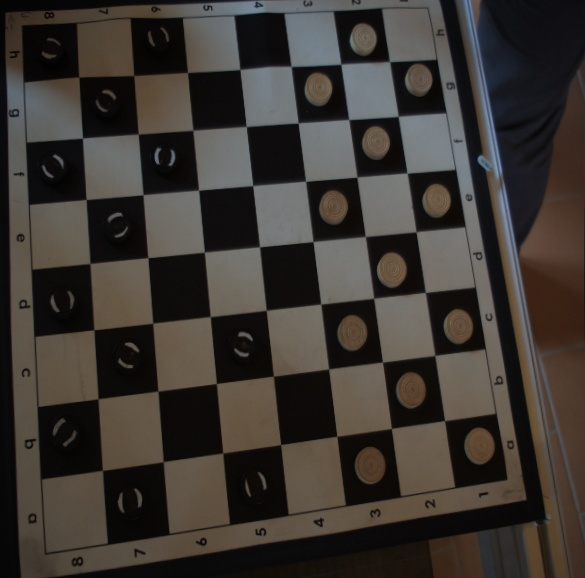
#> input picture checkers_game/test/fixtures/board_sample.jpg, 585 x 578 px
$ python -i board_geometry.py   (imports and definitions only)
#> lines starting #> are read from the running program, lines starting #| are printed output that depends on the picture; after the words box and inside, x2 and y2 are one past the last pixel; in counts of white or black regions, pixels touching at a corner belong together
"""Pure, hardware-free board-corner detection.

Only OpenCV + numpy - no camera SDK, no GUI - so it can be tested on a
machine with no camera attached (see test/test_board_geometry.py).

Algorithm (finds the outline of the 8x8 squares, not the board's outer edge):
  1. Detect square candidates: adaptive/Otsu thresholds in both polarities,
     slightly eroded so diagonally-touching squares separate, keep convex
     quadrilaterals.
  2. Fit a perspective lattice (homography image -> cell coordinates) to
     those candidates with RANSAC-style seeding and region growing. Junk
     candidates (pieces, letters, background) simply don't fit the lattice.
  3. Refine on the checkerboard's X-junctions (where 4 squares meet) with
     sub-pixel accuracy. X-junctions only exist *inside* the board - where
     the squares meet the frame it's a T-junction - so they pin down the
     board extent without ever latching onto the frame's outer lines.
  4. Pick the 8x8 cell window whose 7x7 internal points match the found
     junctions, backed by a per-cell light/dark alternation check, and
     extrapolate the 4 outer corners from a homography fit to all
     junctions (so partially occluded / unevenly lit edges still work).

If the evidence is too weak (too few junctions, junctions covering only
part of the board) it returns None instead of guessing, so the caller can
fall back to manual selection.

Corners are returned as a (4, 2) float32 array in the fixed order
BL, TL, TR, BR (index 0..3), in the input image's pixel coordinates.
"""

import cv2
import numpy as np

CORNER_NAMES = ("BL", "TL", "TR", "BR")

_WORK_MAX_DIM = 640


def order_corners(points):
    """Sort 4 points into BL, TL, TR, BR (sum/difference trick)."""
    pts = np.asarray(points, dtype=np.float32).reshape(4, 2)
    s = pts.sum(axis=1)
    diff = pts[:, 1] - pts[:, 0]
    return np.array([pts[np.argmax(diff)], pts[np.argmin(s)],
                     pts[np.argmin(diff)], pts[np.argmax(s)]], dtype=np.float32)


def _to_gray(image):
    if image.ndim == 2:
        return image
    if image.shape[2] == 4:
        return cv2.cvtColor(image, cv2.COLOR_BGRA2GRAY)
    return cv2.cvtColor(image, cv2.COLOR_BGR2GRAY)


def _map(H, pts):
    pts = np.asarray(pts, dtype=np.float64).reshape(-1, 1, 2)
    return cv2.perspectiveTransform(pts, H).reshape(-1, 2)


def _order_quad(p):
    c = p.mean(axis=0)
    return p[np.argsort(np.arctan2(p[:, 1] - c[1], p[:, 0] - c[0]))]


def _quad_area(q):
    return abs(cv2.contourArea(q.astype(np.float32)))


# --------------------------------------------------------------------------
# 1. square candidates
# --------------------------------------------------------------------------

def _find_square_candidates(gray):
    h, w = gray.shape
    md = min(h, w)
    min_a, max_a = (md / 45.0) ** 2, (md / 4.0) ** 2
    blur = cv2.GaussianBlur(gray, (5, 5), 0)
    erode_it = max(1, int(round(md / 300.0)))
    kernel = np.ones((3, 3), np.uint8)

    binaries = []
    for frac in (0.08, 0.15, 0.25):
        block = int(md * frac) | 1
        for mode in (cv2.THRESH_BINARY, cv2.THRESH_BINARY_INV):
            binaries.append(cv2.adaptiveThreshold(
                blur, 255, cv2.ADAPTIVE_THRESH_MEAN_C, mode, block, 0))
    for mode in (cv2.THRESH_BINARY, cv2.THRESH_BINARY_INV):
        binaries.append(cv2.threshold(blur, 0, 255, mode + cv2.THRESH_OTSU)[1])

    quads = []
    for binary in binaries:
        binary = cv2.erode(binary, kernel, iterations=erode_it)
        contours, _ = cv2.findContours(binary, cv2.RETR_LIST, cv2.CHAIN_APPROX_SIMPLE)
        for c in contours:
            a = cv2.contourArea(c)
            if a < min_a or a > max_a:
                continue
            hull = cv2.convexHull(c)
            hull_area = cv2.contourArea(hull)
            if hull_area <= 0 or a / hull_area < 0.85:
                continue
            approx = cv2.approxPolyDP(hull, 0.06 * cv2.arcLength(hull, True), True)
            if len(approx) != 4:
                continue
            p = _order_quad(approx.reshape(4, 2).astype(np.float64))
            sides = np.linalg.norm(p - np.roll(p, -1, axis=0), axis=1)
            if sides.min() <= 0 or sides.max() / sides.min() > 1.8:
                continue
            if _quad_area(p) / hull_area < 0.85:
                continue
            quads.append(p)

    if not quads:
        return np.zeros((0, 4, 2))
    quads = np.array(quads)
    # the different thresholds find the same squares many times over
    centers = quads.mean(axis=1)
    sizes = np.sqrt([_quad_area(q) for q in quads])
    keep = []
    for i in np.argsort(-sizes):
        if all(np.linalg.norm(centers[i] - centers[k]) > 0.3 * sizes[i] for k in keep):
            keep.append(i)
    return quads[keep]


# --------------------------------------------------------------------------
# 2. lattice fit
# --------------------------------------------------------------------------

def _cell_fit(H, quads, tol):
    """Which quads sit exactly on one lattice cell under H (image->lattice)."""
    n = len(quads)
    lat = _map(H, quads.reshape(-1, 2)).reshape(n, 4, 2)
    rounded = np.round(lat)
    err = np.abs(lat - rounded).max(axis=(1, 2))
    cell = np.floor(lat.mean(axis=1)).astype(int)
    ok = err < tol
    for k in np.where(ok)[0]:
        expected = {(cell[k, 0] + dx, cell[k, 1] + dy) for dx in (0, 1) for dy in (0, 1)}
        got = {(int(x), int(y)) for x, y in rounded[k]}
        ok[k] = got == expected
    return ok, cell, rounded


def _fit_lattice(quads, max_seeds=40):
    if len(quads) < 4:
        return None
    unit = np.array([[0, 0], [1, 0], [1, 1], [0, 1]], dtype=np.float32)
    sizes = np.sqrt([_quad_area(q) for q in quads])
    seeds = np.argsort(np.abs(sizes - np.median(sizes)))[:max_seeds]

    scored = []
    for s in seeds:
        H = cv2.getPerspectiveTransform(quads[s].astype(np.float32), unit)
        ok, cell, _ = _cell_fit(H, quads, 0.25)
        scored.append(((ok & (np.abs(cell).max(axis=1) <= 2)).sum(), H))
    scored.sort(key=lambda t: -t[0])

    best = None
    for _, H in scored[:6]:
        # grow outwards from the seed: a single cell extrapolates poorly
        radius = 2
        for _ in range(8):
            ok, cell, rounded = _cell_fit(H, quads, 0.25)
            use = ok & (np.abs(cell).max(axis=1) <= radius) if radius < 99 else ok
            if use.sum() < 2:
                break
            H2, _ = cv2.findHomography(quads[use].reshape(-1, 2), rounded[use].reshape(-1, 2), 0)
            if H2 is None:
                break
            H = H2
            radius = radius + 2 if radius < 10 else 99
        ok, cell, _ = _cell_fit(H, quads, 0.2)
        if best is None or ok.sum() > best[0]:
            best = (int(ok.sum()), H, ok, cell)
    if best is None or best[0] < 6:
        return None
    return best


# --------------------------------------------------------------------------
# 3. X-junctions
# --------------------------------------------------------------------------

def _refine_junctions(gray, H, cells, cell_px):
    """Sub-pixel lattice points that look like checkerboard X-junctions.
    Returns (lattice_coords (N,2), image_coords (N,2))."""
    Hinv = np.linalg.inv(H)
    imin, jmin = cells.min(axis=0) - 1
    imax, jmax = cells.max(axis=0) + 2
    lat = np.array([[i, j] for i in range(imin, imax + 1)
                    for j in range(jmin, jmax + 1)], dtype=np.float64)

    # sample the 4 diagonal quadrants around each point: an X-junction has
    # diagonal pairs equal and the two pairs different; a T/L-junction or
    # a plain edge doesn't.
    offs = np.array([[-0.25, -0.25], [0.25, 0.25], [0.25, -0.25], [-0.25, 0.25]])
    r = max(1, int(cell_px * 0.08))
    blur = cv2.blur(gray, (2 * r + 1, 2 * r + 1)).astype(np.float64)
    h, w = gray.shape
    q = _map(Hinv, (lat[:, None, :] + offs[None]).reshape(-1, 2))
    xi = np.clip(np.round(q[:, 0]).astype(int), 0, w - 1)
    yi = np.clip(np.round(q[:, 1]).astype(int), 0, h - 1)
    v = blur[yi, xi].reshape(-1, 4)
    contrast = np.abs(0.5 * (v[:, 0] + v[:, 1]) - 0.5 * (v[:, 2] + v[:, 3]))
    noise = np.abs(v[:, 0] - v[:, 1]) + np.abs(v[:, 2] - v[:, 3])
    structural = contrast > 2.0 * noise
    ref = np.percentile(contrast[structural], 75) if structural.sum() >= 4 else contrast.max()
    is_x = structural & (contrast > max(6.0, 0.25 * ref))

    lat = lat[is_x]
    guess = _map(Hinv, lat).astype(np.float32) if len(lat) else np.zeros((0, 2), np.float32)
    inside = ((guess[:, 0] > 3) & (guess[:, 0] < w - 4) &
              (guess[:, 1] > 3) & (guess[:, 1] < h - 4))
    lat, guess = lat[inside], guess[inside]
    if len(lat) == 0:
        return lat, np.zeros((0, 2))
    win = max(3, int(cell_px * 0.2))
    refined = cv2.cornerSubPix(
        gray, guess.reshape(-1, 1, 2).copy(), (win, win), (-1, -1),
        (cv2.TERM_CRITERIA_EPS + cv2.TERM_CRITERIA_MAX_ITER, 40, 0.01)).reshape(-1, 2)
    good = np.linalg.norm(refined - guess, axis=1) < 0.2 * cell_px
    return lat[good], refined[good].astype(np.float64)


# --------------------------------------------------------------------------
# 4. 8x8 window
# --------------------------------------------------------------------------

def _cell_checker_evidence(gray, H, i_range, j_range, cell_px):
    """parity * (cell brightness - mean of its 4 neighbours) per cell.
    Board cells alternate with their neighbours; frame, label strip and
    background don't. Samples near the cell border so a piece in the middle
    of a square doesn't dominate."""
    Hinv = np.linalg.inv(H)
    i0, i1 = i_range
    j0, j1 = j_range
    ring = np.array([[u, v] for u in (0.15, 0.5, 0.85) for v in (0.15, 0.5, 0.85)
                     if not (u == 0.5 and v == 0.5)])
    r = max(1, int(cell_px * 0.06))
    blur = cv2.blur(gray, (2 * r + 1, 2 * r + 1)).astype(np.float64)
    h, w = gray.shape
    ni, nj = i1 - i0, j1 - j0
    V = np.full((ni, nj), np.nan)
    for a in range(ni):
        for b in range(nj):
            q = _map(Hinv, ring + [i0 + a, j0 + b])
            if (q < 0).any() or (q[:, 0] >= w).any() or (q[:, 1] >= h).any():
                continue
            V[a, b] = np.median(blur[q[:, 1].astype(int), q[:, 0].astype(int)])
    evidence = {}
    for a in range(ni):
        for b in range(nj):
            if np.isnan(V[a, b]):
                continue
            nb = [V[x, y] for x, y in ((a - 1, b), (a + 1, b), (a, b - 1), (a, b + 1))
                  if 0 <= x < ni and 0 <= y < nj and not np.isnan(V[x, y])]
            if len(nb) < 2:
                continue
            parity = 1 if (i0 + a + j0 + b) % 2 == 0 else -1
            evidence[(i0 + a, j0 + b)] = parity * (V[a, b] - np.mean(nb))
    return evidence


def _normalised_evidence(gray, H, lat_j, cells, cell_px):
    lo = np.minimum(lat_j.min(axis=0), cells.min(axis=0)).astype(int) - 3
    hi = np.maximum(lat_j.max(axis=0), cells.max(axis=0)).astype(int) + 3
    raw = _cell_checker_evidence(gray, H, (lo[0], hi[0]), (lo[1], hi[1]), cell_px)
    # orient the sign with cells fully surrounded by junctions (certainly on
    # the board) and scale so a clear board cell is worth ~1 point
    J = {(int(a), int(b)) for a, b in lat_j}
    core = [v for (a, b), v in raw.items()
            if {(a, b), (a + 1, b), (a, b + 1), (a + 1, b + 1)} <= J]
    if len(core) < 4:
        return None
    sign = 1.0 if np.median(core) >= 0 else -1.0
    scale = np.median(np.abs(core)) + 1e-6
    return {k: float(np.clip(sign * v / scale, -1.5, 1.5)) for k, v in raw.items()}


def _choose_window(junction_lat, cells, evidence):
    J = [(int(a), int(b)) for a, b in junction_lat]
    C = [(int(a), int(b)) for a, b in cells]
    all_i = [p[0] for p in J + C]
    all_j = [p[1] for p in J + C]
    best = None
    for i0 in range(min(all_i) - 8, max(all_i) + 1):
        for j0 in range(min(all_j) - 8, max(all_j) + 1):
            j_in = sum(1 for a, b in J if i0 < a < i0 + 8 and j0 < b < j0 + 8)
            c_in = sum(1 for a, b in C if i0 <= a < i0 + 8 and j0 <= b < j0 + 8)
            score = 2 * j_in - 3 * (len(J) - j_in) + c_in - 1.5 * (len(C) - c_in)
            if evidence:
                e_in = e_out = 0.0
                for (a, b), v in evidence.items():
                    if i0 <= a < i0 + 8 and j0 <= b < j0 + 8:
                        e_in += v
                    else:
                        e_out += v
                score += e_in - max(0.0, e_out)
            if best is None or score > best[0]:
                best = (score, i0, j0, j_in, c_in)
    return best


# --------------------------------------------------------------------------
# public API
# --------------------------------------------------------------------------

def find_board_corners(image, debug=None):
    """Locate the outline of the 8x8 squares in `image` (BGR, BGRA or gray).

    Returns (corners, message): corners is a (4, 2) float32 array in
    BL, TL, TR, BR order, or None if the board couldn't be found reliably;
    message is a human-readable reason for logging. `debug`, if a dict, is
    filled with intermediate results (in working-resolution coordinates).
    """
    if image is None or image.size == 0:
        return None, "empty image"
    gray = _to_gray(image)
    scale = min(1.0, _WORK_MAX_DIM / float(max(gray.shape)))
    if scale < 1.0:
        gray = cv2.resize(gray, None, fx=scale, fy=scale, interpolation=cv2.INTER_AREA)
    gray = cv2.createCLAHE(clipLimit=2.0, tileGridSize=(8, 8)).apply(gray)

    quads = _find_square_candidates(gray)
    if debug is not None:
        debug['quads'] = quads
    if len(quads) < 6:
        return None, f"too few square candidates ({len(quads)})"

    fit = _fit_lattice(quads)
    if fit is None:
        return None, "could not fit a square lattice"
    _, H, ok, cell = fit
    cells = cell[ok]
    cell_px = float(np.median(np.sqrt([_quad_area(q) for q in quads[ok]])))

    lat_j, img_j = _refine_junctions(gray, H, cells, cell_px)
    if len(lat_j) >= 8:
        H2, _ = cv2.findHomography(img_j, lat_j, cv2.RANSAC, 0.08)
        if H2 is not None:
            H = H2
            lat_j, img_j = _refine_junctions(gray, H, cells, cell_px)
    if len(lat_j) < 4:
        return None, f"only {len(lat_j)} grid junctions found"

    evidence = _normalised_evidence(gray, H, lat_j, cells, cell_px)
    _, i0, j0, j_in, c_in = _choose_window(lat_j, cells, evidence)
    if debug is not None:
        debug.update(H=H, cells=cells, lat_j=lat_j, img_j=img_j, window=(i0, j0))
    if j_in < 20:
        return None, f"only {j_in} of 49 internal grid junctions found"

    sel = np.array([i0 < a < i0 + 8 and j0 < b < j0 + 8 for a, b in lat_j])
    lat_in, img_in = lat_j[sel], img_j[sel]
    span_i = len(set(lat_in[:, 0].astype(int)))
    span_j = len(set(lat_in[:, 1].astype(int)))
    if span_i < 6 or span_j < 6:
        return None, (f"grid junctions only cover {span_i}x{span_j} of the 7x7 "
                      "inner rows/cols - refusing to extrapolate")

    Hb, _ = cv2.findHomography(img_in, lat_in, cv2.RANSAC, 0.08)
    if Hb is None:
        Hb = H
    board_lat = [[i0, j0], [i0 + 8, j0], [i0 + 8, j0 + 8], [i0, j0 + 8]]
    corners = _map(np.linalg.inv(Hb), board_lat) / scale
    return order_corners(corners), f"ok ({j_in}/49 grid junctions, {c_in} squares)"

>>> import cv2
>>> picture = cv2.imread('../../test/fixtures/board_sample.jpg')
#> picture is the input picture: shape (578, 585, 3); mean B, G, R 50.4, 55.5, 60.7
>>> result = find_board_corners(picture)
#> in _to_gray, `return cv2.cvtColor(image, cv2.COLOR_BGR2GRAY)`:
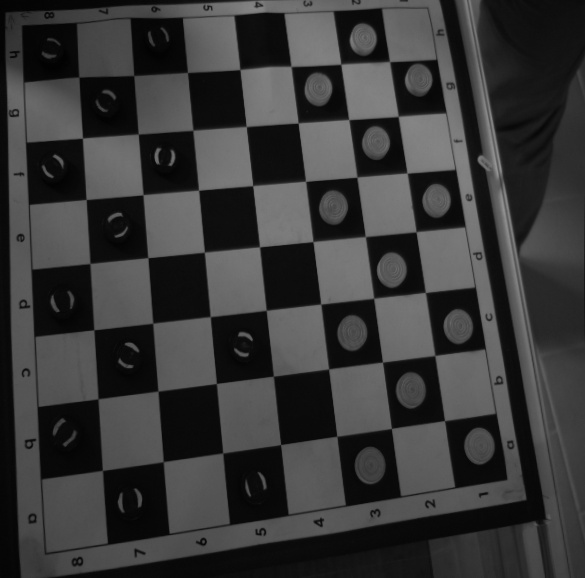
#> returned value: shape (578, 585); min 0, max 149, mean 56.5
#> in find_board_corners, `gray = cv2.createCLAHE(clipLimit=2.0, tileGridSize=(8, 8)).apply(gray)`:
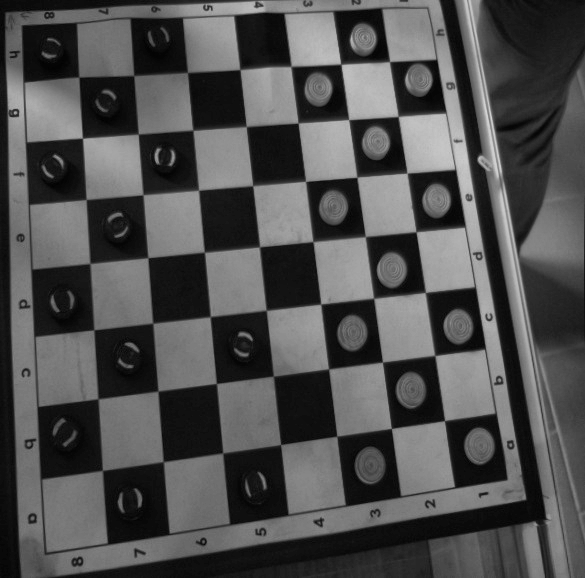
#> gray: shape (578, 585); min 1, max 212, mean 79.8
#> after the loop in _find_square_candidates, `for frac in (0.08, 0.15, 0.25):`: binaries = 6 items
#> the loop in _find_square_candidates, `for mode in (cv2.THRESH_BINARY, cv2.THRESH_BINARY_INV):` made 2 passes
#> after the loop in _find_square_candidates, `for mode in (cv2.THRESH_BINARY, cv2.THRESH_BINARY_INV):`: binaries = 8 items
#> the loop in _find_square_candidates, `for binary in binaries:` made 8 passes
#> pass 1, in _find_square_candidates, `binary = cv2.erode(binary, kernel, iterations=erode_it)`:
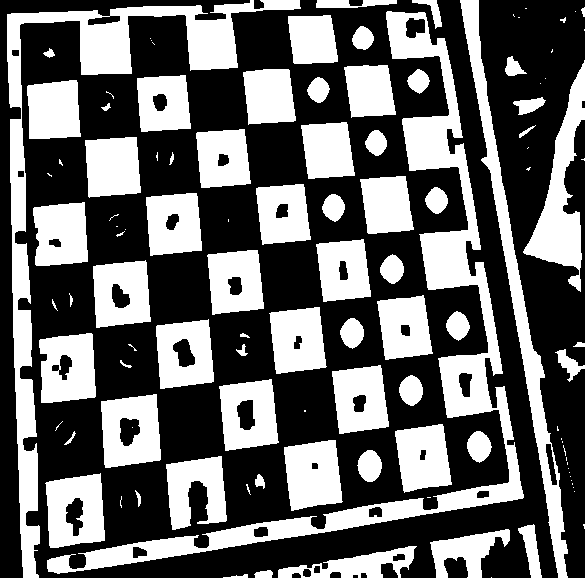
#> binary: shape (578, 585); 40.1% white; 112 white regions (46 under 20 px), largest, box (x1, y1, x2, y2) and area: (47, 11, 524, 574) 20863, (7, 0, 301, 578) 15601, (460, 0, 568, 578) 7336
#> pass 2, in _find_square_candidates, `binary = cv2.erode(binary, kernel, iterations=erode_it)`:
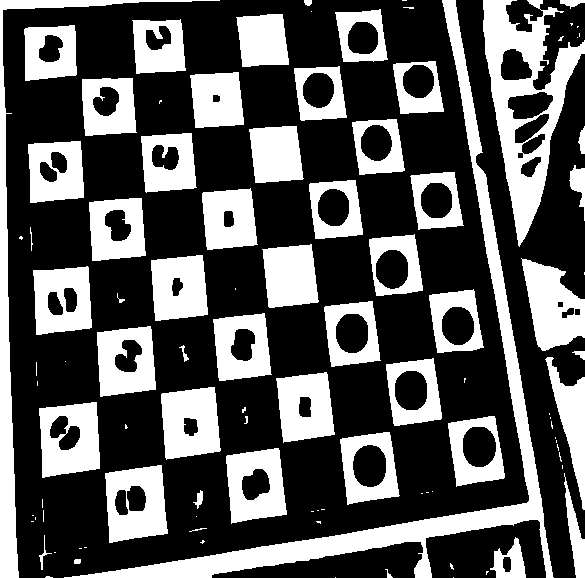
#> binary: shape (578, 585); 34.4% white; 101 white regions (49 under 20 px), largest, box (x1, y1, x2, y2) and area: (64, 0, 554, 578) 14934, (483, 0, 585, 247) 9261, (0, 0, 220, 578) 6446
#> after the loop in _find_square_candidates, `for binary in binaries:`: quads = 215 items
#> in _find_square_candidates, `centers = quads.mean(axis=1)`: centers = 215 pairs, first value 49.75 to 557, second value 35.25 to 558.5
#> (the rest of the program and of its run is left out)
